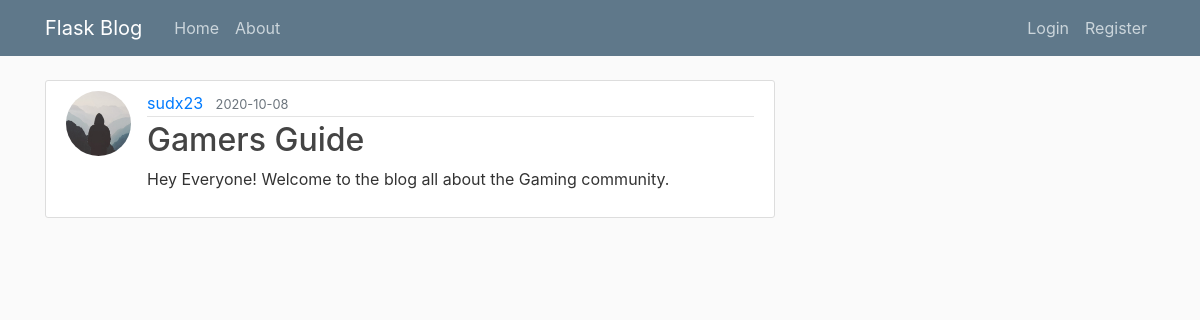
Screenshot of /post/2 with the database file from the repository.
### flaskblog/models.py (models this page shows, shortened)
class User(db.Model, UserMixin):
    id = db.Column(db.Integer, primary_key=True)
    username = db.Column(db.String(20), unique=True, nullable=False)
    email = db.Column(db.String(120), unique=True, nullable=False)
    image_file = db.Column(db.String(20), nullable=False,
                           default='default.jpg')
    password = db.Column(db.String(60), nullable=False)
    posts = db.relationship('Post', backref='author', lazy=True)

class Post(db.Model):
    id = db.Column(db.Integer, primary_key=True)
    title = db.Column(db.String(100), nullable=False)
    date_posted = db.Column(db.DateTime, nullable=False,
                            default=datetime.utcnow)
    content = db.Column(db.Text, nullable=False)
    user_id = db.Column(db.Integer, db.ForeignKey('user.id'), nullable=False)
    like_count = db.Column(db.Integer)
    dislike_count = db.Column(db.Integer)

### flaskblog/posts/routes.py (the view)
@posts.route("/post/<int:post_id>")
def post(post_id):
    post = Post.query.get_or_404(post_id)
    return render_template('post.html', title=post.title, post=post)

### flaskblog/templates/post.html (shortened to what this page needs)
{% extends "layout.html" %}
{% block content %}
  <article class="media content-section">
    <img class="rounded-circle article-img" src="{{ url_for('static', filename='profile_pics/' + post.author.image_file) }}">
    <div class="media-body">
      <div class="article-metadata">
        <a class="mr-2" href="{{ url_for('users.user_posts', username=post.author.username) }}">{{ post.author.username }}</a>
        <small class="text-muted">{{ post.date_posted.strftime('%Y-%m-%d') }}</small>
      </div>
      <h2 class="article-title">{{ post.title }}</h2>
      <p class="article-content">{{ post.content }}</p>
    </div>
  </article>
{% endblock content %}

### flaskblog/static/main.css (style rules this page uses)
body { background: #fafafa; color: #333333; margin-top: 5rem; }
h1, h2, h3, h4, h5, h6 { color: #444444; }
.content-section { background: #ffffff; padding: 10px 20px; border: 1px solid #dddddd; border-radius: 3px; margin-bottom: 20px; }
.article-title { color: #444444; }
.article-content { white-space: pre-line; }
.article-img { height: 65px; width: 65px; margin-right: 16px; }
.article-metadata { padding-bottom: 1px; margin-bottom: 4px; border-bottom: 1px solid #e3e3e3; }

### rows the page displays
User: image_file (placeholder picture), author.username "sudx23"
Post: date_posted "2020-10-08", title "Gamers Guide", content "Hey Everyone! Welcome to the blog all about the Gaming community."
